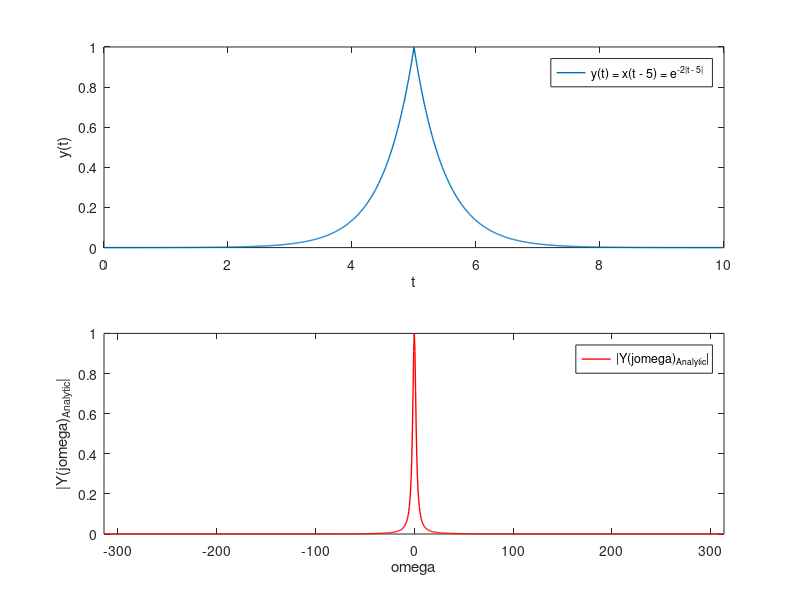
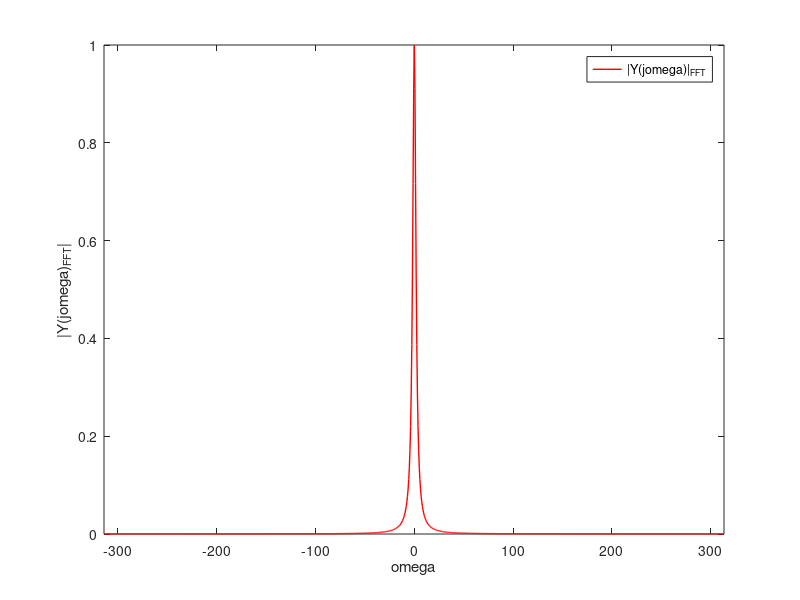
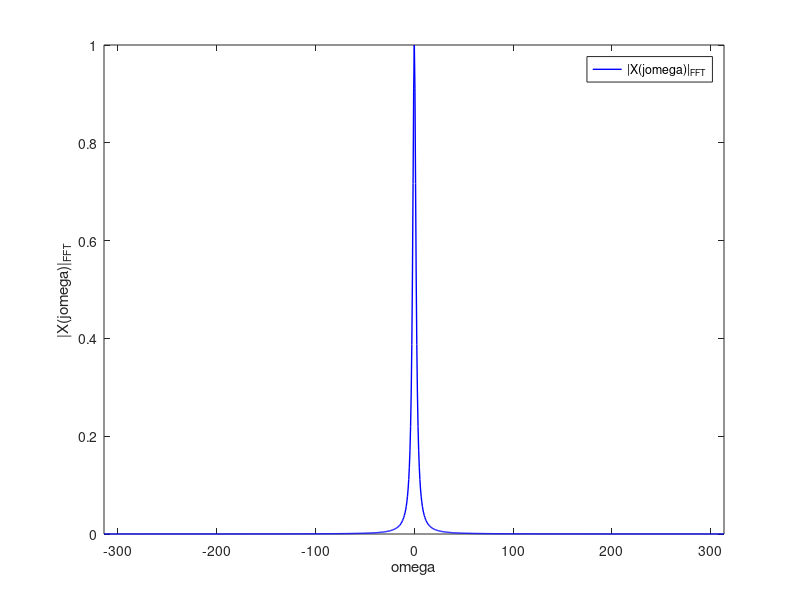
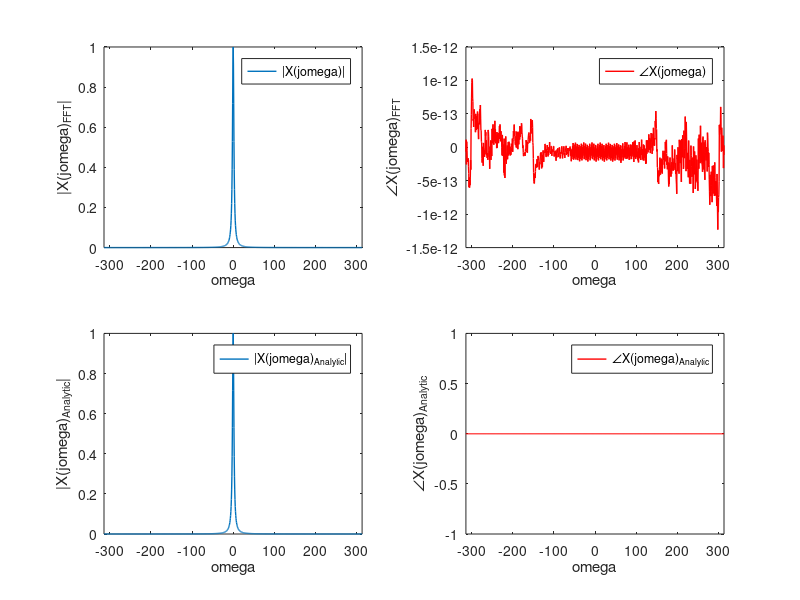

Write MATLAB code to recreate these figures, in order.
clear;

%% (b)
tau = 0.01;
T = 10;
N = T / tau;

t = linspace(0, T - tau, N);
w = -(pi / tau) + (0 : N - 1) * (2 * pi / (N * tau)); % Even N
y = exp(-2 * abs(t - 5));
Xa = 1 ./ (2 + 1j .* w) + 1 ./ (2 - 1j .* w);
Ya = exp(-1j * 5 * w) .* Xa;

figure("Name", "b");
subplot(2, 1, 1), plot(t, y, "LineWidth", 1);
xlabel("t"), ylabel("y(t)");
legend("y(t) = x(t - 5) = e^{-2|t - 5|}");
subplot(2, 1, 2), plot(w, abs(Ya), "r", "LineWidth", 1);
xlabel("\omega"), ylabel("|Y(j\omega)_{Analytic}|"), xlim([w(1), w(end)]);
legend("|Y(j\omega)_{Analytic}|");

%% (c)
Y = fftshift(tau * fft(y));

figure("Name", "c");
plot(w, abs(Y), "r", "LineWidth", 1);
xlabel("\omega"), ylabel("|Y(j\omega)_{FFT}|"), xlim([w(1), w(end)]);
legend("|Y(j\omega)|_{FFT}");

%% (e)
X = exp(1j * 5 * w) .* Y;

figure("Name", "e");
plot(w, abs(X), "b", "LineWidth", 1);
xlabel("\omega"), ylabel("|X(j\omega)|_{FFT}"), xlim([w(1), w(end)]);
legend("|X(j\omega)|_{FFT}");

%% (f) - 1
figure("Name", "f1");
subplot(2, 2, 1), plot(w, abs(X), "LineWidth", 1);
xlabel("\omega"), ylabel("|X(j\omega)_{FFT}|"), xlim([w(1), w(end)]);
legend("|X(j\omega)|");
subplot(2, 2, 2), plot(w, angle(X), "r", "LineWidth", 1);
xlabel("\omega"), ylabel("∠X(j\omega)_{FFT}"), xlim([w(1), w(end)]);
legend("∠X(j\omega)");
subplot(2, 2, 3), plot(w, abs(Xa), "LineWidth", 1);
xlabel("\omega"), ylabel("|X(j\omega)_{Analytic}|"), xlim([w(1), w(end)]);
legend("|X(j\omega)_{Analytic}|");
subplot(2, 2, 4), plot(w, angle(Xa), "r", "LineWidth", 1);
xlabel("\omega"), ylabel("∠X(j\omega)_{Analytic}"), xlim([w(1), w(end)]);
legend("∠X(j\omega)_{Analytic}");

%% (f) - 2
figure("Name", "f2");
subplot(1, 2, 1), semilogy(w, abs(X), "LineWidth", 1);
xlabel("\omega"), ylabel("|X(j\omega)_{FFT}|"), xlim([w(1), w(end)]);
legend("|X(j\omega)|");
subplot(1, 2, 2), semilogy(w, abs(Xa), "LineWidth", 1);
xlabel("\omega"), ylabel("|X(j\omega)_{Analytic}|"), xlim([w(1), w(end)]);
legend("|X(j\omega)_{Analytic}|");

%% (g)
figure("Name", "g");
subplot(2, 2, 1), plot(w, abs(X), "LineWidth", 1);
xlabel("\omega"), ylabel("|X(j\omega)|"), xlim([w(1), w(end)]);
legend("|X(j\omega)|");
subplot(2, 2, 2), plot(w, angle(X), "r", "LineWidth", 1);
xlabel("\omega"), ylabel("∠X(j\omega)"), xlim([w(1), w(end)]);
legend("∠X(j\omega)");
subplot(2, 2, 3), plot(w, abs(Y), "LineWidth", 1);
xlabel("\omega"), ylabel("|Y(j\omega)|"), xlim([w(1), w(end)]);
legend("|Y(j\omega)|");
subplot(2, 2, 4), plot(w, angle(Y), "r", "LineWidth", 1);
xlabel("\omega"), ylabel("∠Y(j\omega)"), xlim([w(1), w(end)]);
legend("∠Y(j\omega)");
